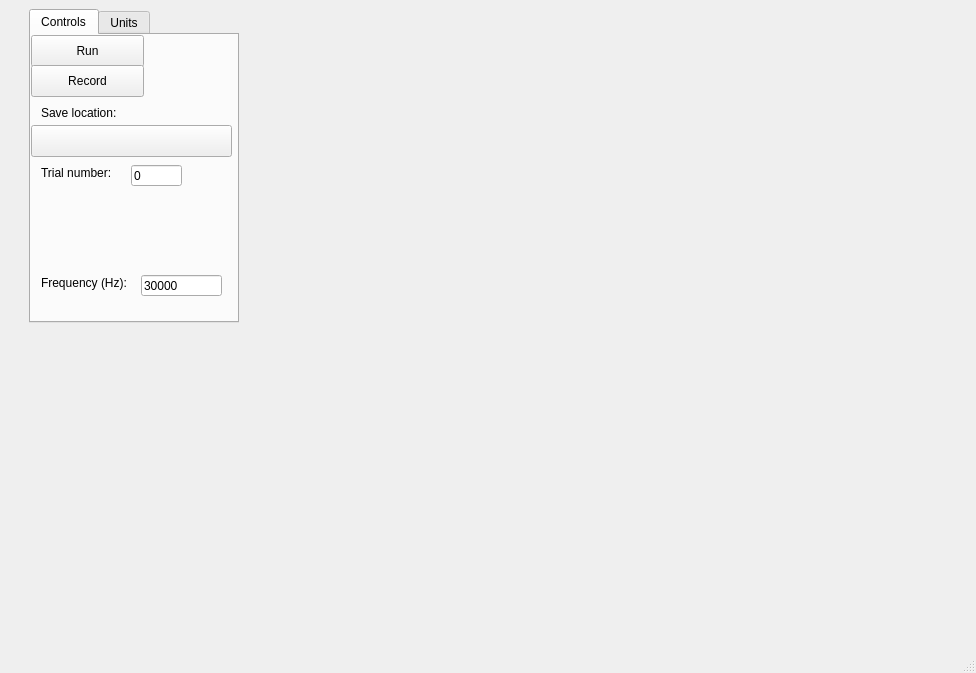
<?xml version="1.0" encoding="UTF-8"?>
<ui version="4.0">
 <class>MainWindow</class>
 <widget class="QMainWindow" name="MainWindow">
  <property name="geometry">
   <rect>
    <x>0</x>
    <y>0</y>
    <width>976</width>
    <height>673</height>
   </rect>
  </property>
  <property name="windowTitle">
   <string>LabJack Reader</string>
  </property>
  <property name="tabShape">
   <enum>QTabWidget::Rounded</enum>
  </property>
  <widget class="QWidget" name="widget">
   <layout class="QGridLayout" name="gridLayout">
    <property name="horizontalSpacing">
     <number>0</number>
    </property>
    <item row="0" column="0">
     <spacer name="verticalSpacer">
      <property name="orientation">
       <enum>Qt::Vertical</enum>
      </property>
      <property name="sizeHint" stdset="0">
       <size>
        <width>20</width>
        <height>40</height>
       </size>
      </property>
     </spacer>
    </item>
    <item row="0" column="5">
     <spacer name="horizontalSpacer">
      <property name="orientation">
       <enum>Qt::Horizontal</enum>
      </property>
      <property name="sizeType">
       <enum>QSizePolicy::Minimum</enum>
      </property>
      <property name="sizeHint" stdset="0">
       <size>
        <width>40</width>
        <height>20</height>
       </size>
      </property>
     </spacer>
    </item>
    <item row="1" column="1" colspan="5">
     <widget class="PlotWidget" name="traceView" native="true">
      <property name="sizePolicy">
       <sizepolicy hsizetype="Preferred" vsizetype="Expanding">
        <horstretch>0</horstretch>
        <verstretch>0</verstretch>
       </sizepolicy>
      </property>
     </widget>
    </item>
    <item row="0" column="4">
     <widget class="PlotWidget" name="waveView" native="true">
      <property name="maximumSize">
       <size>
        <width>16777215</width>
        <height>400</height>
       </size>
      </property>
     </widget>
    </item>
    <item row="0" column="1">
     <widget class="QTabWidget" name="tabWidget">
      <property name="sizePolicy">
       <sizepolicy hsizetype="Fixed" vsizetype="Preferred">
        <horstretch>0</horstretch>
        <verstretch>0</verstretch>
       </sizepolicy>
      </property>
      <property name="minimumSize">
       <size>
        <width>210</width>
        <height>0</height>
       </size>
      </property>
      <property name="maximumSize">
       <size>
        <width>16777215</width>
        <height>400</height>
       </size>
      </property>
      <property name="tabShape">
       <enum>QTabWidget::Rounded</enum>
      </property>
      <property name="currentIndex">
       <number>0</number>
      </property>
      <property name="iconSize">
       <size>
        <width>16</width>
        <height>16</height>
       </size>
      </property>
      <property name="usesScrollButtons">
       <bool>false</bool>
      </property>
      <widget class="QWidget" name="tabControls">
       <attribute name="title">
        <string>Controls</string>
       </attribute>
       <widget class="QPushButton" name="runButton">
        <property name="geometry">
         <rect>
          <x>0</x>
          <y>0</y>
          <width>113</width>
          <height>32</height>
         </rect>
        </property>
        <property name="text">
         <string>Run</string>
        </property>
       </widget>
       <widget class="QPushButton" name="recordButton">
        <property name="geometry">
         <rect>
          <x>0</x>
          <y>30</y>
          <width>113</width>
          <height>32</height>
         </rect>
        </property>
        <property name="text">
         <string>Record</string>
        </property>
       </widget>
       <widget class="QLineEdit" name="fsampLineEdit">
        <property name="geometry">
         <rect>
          <x>110</x>
          <y>240</y>
          <width>81</width>
          <height>21</height>
         </rect>
        </property>
        <property name="text">
         <string>30000</string>
        </property>
       </widget>
       <widget class="QLabel" name="fsampLabel">
        <property name="geometry">
         <rect>
          <x>10</x>
          <y>240</y>
          <width>101</width>
          <height>16</height>
         </rect>
        </property>
        <property name="text">
         <string>Frequency (Hz):</string>
        </property>
       </widget>
       <widget class="QLabel" name="saveLocationLabel">
        <property name="geometry">
         <rect>
          <x>10</x>
          <y>70</y>
          <width>101</width>
          <height>16</height>
         </rect>
        </property>
        <property name="text">
         <string>Save location:</string>
        </property>
       </widget>
       <widget class="QPushButton" name="fileSelectButton">
        <property name="geometry">
         <rect>
          <x>0</x>
          <y>90</y>
          <width>201</width>
          <height>32</height>
         </rect>
        </property>
        <property name="text">
         <string/>
        </property>
       </widget>
       <widget class="QLineEdit" name="trialNumLineEdit">
        <property name="geometry">
         <rect>
          <x>100</x>
          <y>130</y>
          <width>51</width>
          <height>21</height>
         </rect>
        </property>
        <property name="text">
         <string>0</string>
        </property>
       </widget>
       <widget class="QLabel" name="trialNumLabel">
        <property name="geometry">
         <rect>
          <x>10</x>
          <y>130</y>
          <width>81</width>
          <height>16</height>
         </rect>
        </property>
        <property name="text">
         <string>Trial number:</string>
        </property>
       </widget>
      </widget>
      <widget class="QWidget" name="tabUnits">
       <attribute name="title">
        <string>Units</string>
       </attribute>
      </widget>
     </widget>
    </item>
   </layout>
  </widget>
  <widget class="QStatusBar" name="statusBar"/>
 </widget>
 <customwidgets>
  <customwidget>
   <class>PlotWidget</class>
   <extends>QWidget</extends>
   <header>pyqtgraph</header>
   <container>1</container>
  </customwidget>
 </customwidgets>
 <resources/>
 <connections/>
</ui>
